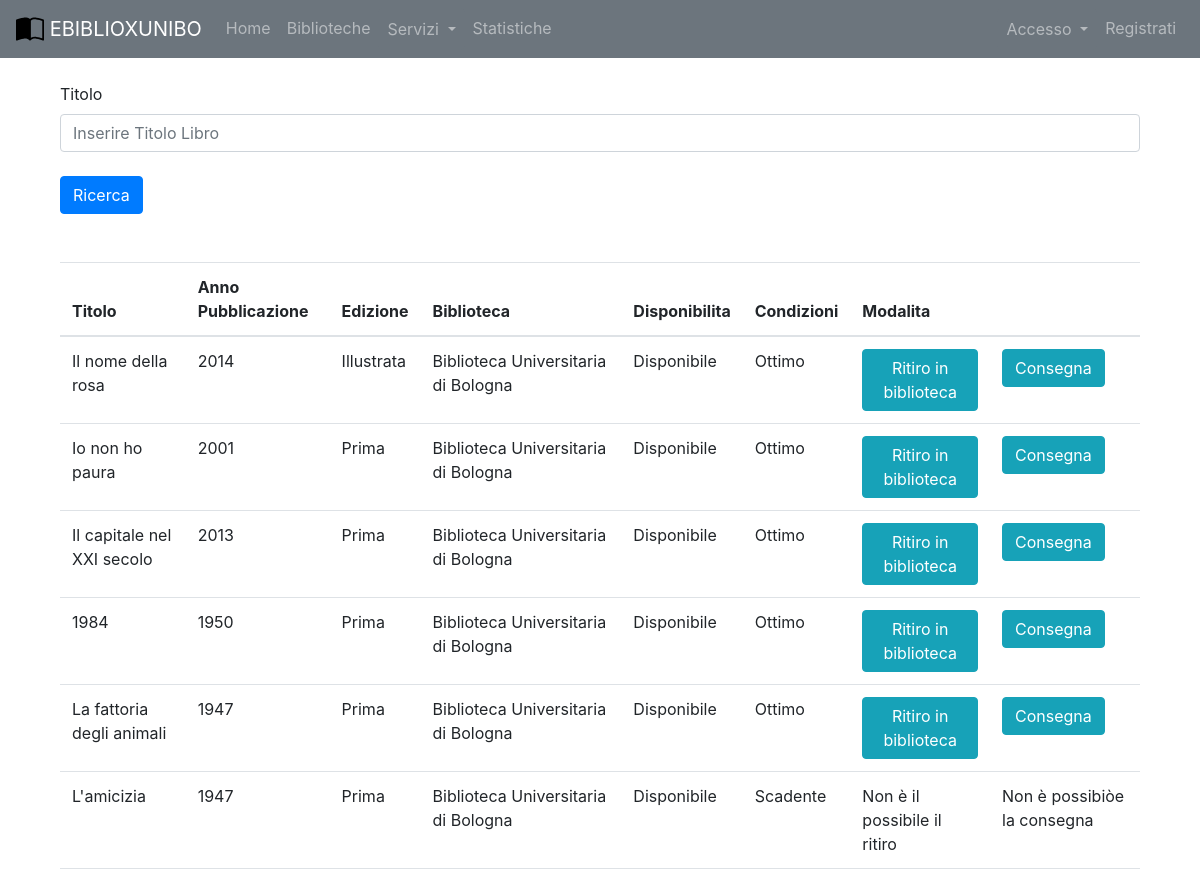
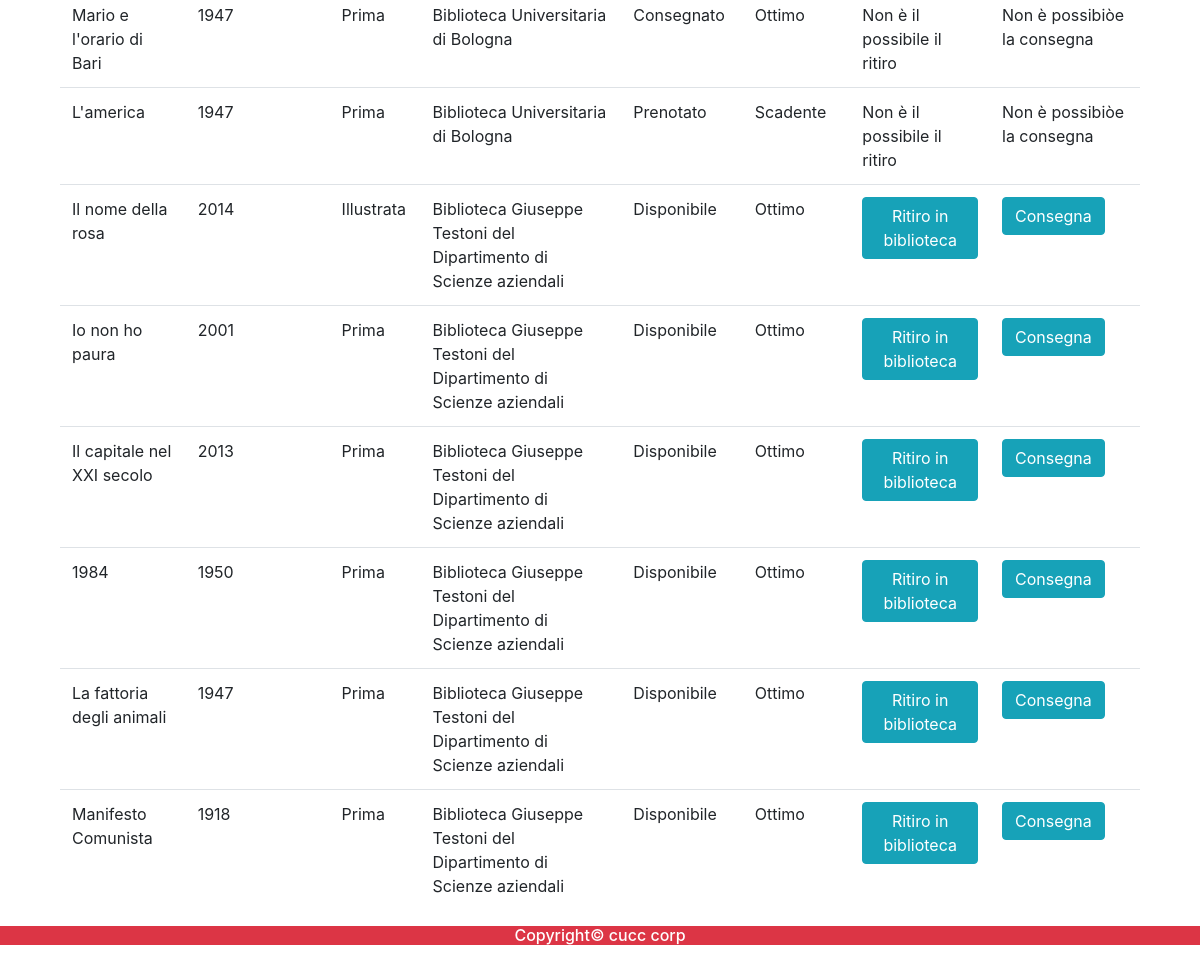
Screenshot of /libro.php with the database file from the repository (2 pictures, top to bottom).
### tables this page shows
create table CARTACEO(
    Codice int auto_increment primary key,
    Titolo varchar(255),
    Edizione varchar(255),
    Genere varchar(255),
    AnnoPubblicazione int,
    NumeroPagine int,
    StatoConservazione varchar(9) not null,
    StatoPrestito varchar(11) not null,
    Scaffale varchar(255) not null,
    Biblioteca varchar(255) not null,
    constraint valid_stato_conservazione check(StatoConservazione in ("Ottimo","Buono","Non Buono", "Scadente")),
    constraint valid_stato_prestito check(StatoPrestito in ("Disponibile","Prenotato","Consegnato")),
    foreign key (Biblioteca) references BIBLIOTECA(Nome) on delete cascade on update cascade
);

### includes/autoloader.inc.php (called while the page is built, shortened)
<?php
    function myAutoLoader($className){
        $path = "C:\\xampp\\htdocs\\Ebiblio\\controller\\";
        $extension = ".class.php";
        $fullPath = $path.$className.$extension;
    }
?>

### controller/dbh.class.php (called while the page is built)
<?php
    class Dbh {
        private static $dbInstance;
        private $db;
        public static function getInstance() {
            if(is_null(Dbh::$dbInstance)) {
                self::$dbInstance = new Dbh();
            }
            return self::$dbInstance;
        }
        private function __construct() {
            try {
                $this->db = new PDO(
                    'mysql:host=localhost;dbname=ebiblio;charset=utf8',
                    'root',
                    '1590');
                $this->db->setAttribute(PDO::ATTR_ERRMODE, PDO::ERRMODE_EXCEPTION);
                $this->db->setAttribute(PDO::ATTR_EMULATE_PREPARES, true);
            } catch (PDOException $pdo) {
                echo "No database found! Please run the database server to proceed!";
            }
        }
        public function getDb() {
            return $this->db;
        }
    }
?>

### controller/cartaceoController.class.php (called while the page is built, shortened)
<?php
    class CartaceoController{
        public function listUtil(){
            $query=" SELECT * from Cartaceo";
            $stmt = Dbh::getInstance()
            -> getDb()
            -> prepare($query);
            $stmt -> execute();
            return $stmt -> fetchAll(PDO::FETCH_ASSOC);
        }
    }
?>

### libro.php (the view, shortened to what this page needs)
<?php
require_once('/xampp/htdocs/ebiblio/main_partials/menu.php');
$cartaCon = new CartaceoController();
$carta_res = $cartaCon->listUtil();
?>
<div class="container" style="background-color: white;">
    <br>
    <div class="container">
        <form action="" method="POST">
            <div class="form-group">
                <div class="row">
                    <div class="col mb-2">
                        <label for="titoloId">Titolo</label>
                        <input type="text" class="form-control" name="Titolo" id="titoloId" aria-describedby="emailHelp" placeholder="Inserire Titolo Libro">
                    </div>
                </div>
            </div>
            <input type="submit" name="cartaform_submitted" class="btn btn-primary" value="Ricerca"></input>
        </form>
        <table class="table table-hover">
            <thead>
                <tr>
                    <th>Titolo</th>
                    <th>Anno Pubblicazione</th>
                    <th>Edizione</th>
                    <th>Biblioteca</th>
                    <th>Disponibilita</th>
                    <th>Condizioni</th>
                    <th>Modalita</th>
                    <th></th>
                </tr>
            </thead>
            <tbody>
                <?php
                if (isset($_POST['cartaform_submitted'])) {
                    $tit = trim($_POST['Titolo']);
                    if (ctype_space($tit) || $tit == '') {
                        echo "Titolo libro nullo";
                    } else {
                        $carta_like = $cartaCon->getLikeLibroUtil($tit);
                        if (count($carta_like) <= 0) {
                            echo "Nessun risultato corrispondente";
                        }
                        for ($i = 0; $i < count($carta_like); $i++) {
                            echo '<tr>';
                            echo '<td>' . $carta_like[$i]['Titolo'] . '</td>';
                            echo '<td>' . $carta_like[$i]['AnnoPubblicazione'] . '</td>';
                            echo '<td>'  . $carta_like[$i]['Edizione'] . '</td>';
                            echo '<td>'  . $carta_like[$i]['Biblioteca'] . '</td>';
                            echo '<td>'  . $carta_like[$i]['StatoPrestito'] . '</td>';
                            echo '<td>'  . $carta_like[$i]['StatoConservazione'] . '</td>';
                            if($carta_like[$i]['StatoPrestito'] != "Disponibile" || $carta_like[$i]['StatoConservazione'] == "Scadente"){
                                echo '<td>Non è il possibile il ritiro</td>';
                                echo '<td>Non è possibiòe la consegna</td>';
                            }
                            else{
                                echo '<td><a class="btn btn-info" role="button" href="http://localhost/ebiblio/libro_prenot/ritiroLibro.php?codLibro='.$carta_like[$i]['Codice'].'&ritiroLibro=true&Titolo='.$carta_like[$i]['Titolo'].'&nomeBiblio='.$carta_like[$i]['Biblioteca'].'"'.'>Ritiro in biblioteca</a></td>';
                                echo '<td><a class="btn btn-info" role="button" href="http://localhost/ebiblio/libro_prenot/consegnaLibro.php?codLibro='.$carta_like[$i]['Codice'].'&consegnaLibro=true&Titolo='.$carta_like[$i]['Titolo'].'&nomeBiblio='.$carta_like[$i]['Biblioteca'].'">Consegna</a></td>';
                            }
                            echo '</tr>';
                        }
                    }
                } else {
                    for ($i = 0; $i < count($carta_res); $i++) {
                        echo '<tr>';
                        echo '<td>' . $carta_res[$i]['Titolo'] . '</td>';
                        echo '<td>' . $carta_res[$i]['AnnoPubblicazione'] . '</td>';
                        echo '<td>'  . $carta_res[$i]['Edizione'] . '</td>';
                        echo '<td>'  . $carta_res[$i]['Biblioteca'] . '</td>';
                        echo '<td>'  . $carta_res[$i]['StatoPrestito'] . '</td>';
                        echo '<td>'  . $carta_res[$i]['StatoConservazione'] . '</td>';
                        if($carta_res[$i]['StatoPrestito'] != "Disponibile" || $carta_res[$i]['StatoConservazione'] == "Scadente"){
                            echo '<td>Non è il possibile il ritiro</td>';
                            echo '<td>Non è possibiòe la consegna</td>';
                        }
                        else{
                            echo '<td><a class="btn btn-info" role="button" href="http://localhost/ebiblio/libro_prenot/ritiroLibro.php?codLibro='.$carta_res[$i]['Codice'].'&ritiroLibro=true&Titolo='.$carta_res[$i]['Titolo'].'&nomeBiblio='.$carta_res[$i]['Biblioteca'].'"'.'>Ritiro in biblioteca</a></td>';
                            echo '<td><a class="btn btn-info" role="button" href="http://localhost/ebiblio/libro_prenot/consegnaLibro.php?codLibro='.$carta_res[$i]['Codice'].'&consegnaLibro=true&Titolo='.$carta_res[$i]['Titolo'].'&nomeBiblio='.$carta_res[$i]['Biblioteca'].'"'.'">Consegna</a></td>';
                        }
                        echo '</tr>';
                    }
                }
                ?>
            </tbody>
        </table>
    </div>
</div>
<?php
require_once('/xampp/htdocs/ebiblio/main_partials/footer.php');
?>

### main_partials/menu.php (shortened to what this page needs)
<?php
require_once('/xampp/htdocs/Ebiblio/includes/autoloader.inc.php');
?>
<!DOCTYPE html>
<html lang="en">
<head>
    <link rel="stylesheet" href="https://stackpath.bootstrapcdn.com/bootstrap/4.3.1/css/bootstrap.min.css">
    <link rel="stylesheet" href="https://maxcdn.bootstrapcdn.com/bootstrap/4.5.2/css/bootstrap.min.css">
    <link rel="stylesheet" href="https://unpkg.com/leaflet@1.7.1/dist/leaflet.css" />
    <link rel="stylesheet" href="http://code.jquery.com/ui/1.11.4/themes/smoothness/jquery-ui.css">
    <link rel="stylesheet" href="https://unpkg.com/leaflet@1.7.1/dist/leaflet.css" />
</head>
<body>
    <nav class="navbar navbar-expand-md navbar-dark bg-secondary">
        <a href="/ebiblio" class="navbar-brand">
            <img src="http:\ebiblio\images\book-half.svg" height="28">
            EBIBLIOXUNIBO
        </a>
        <div class="collapse navbar-collapse" id="navbarCollapse">
            <div class="navbar-nav">
                <a href="/ebiblio" class="nav-item nav-link">Home</a>
                <a href="/ebiblio/biblioteche.php" class="nav-item nav-link">Biblioteche</a>
                <div class="dropdown">
                    <button class="btn btn-secondary dropdown-toggle nav-item nav-link" type="button" id="dropdownMenuButton" data-toggle="dropdown" aria-haspopup="true" aria-expanded="false">
                        Servizi
                    </button>
                </div>
                <a href="#" class="nav-item nav-link">Statistiche</a>
            </div>
            <div class="navbar-nav ml-auto">
            <?php
            if(isset($_SESSION["email"])){
               echo"<a href='/ebiblio/logout.php' class='nav-item nav-link'>Logout</a></li>";
            }else{
               echo "<div class='dropdown'>
               <button class='btn btn-secondary dropdown-toggle nav-item nav-link' type='button' id='dropdownMenuButton' data-toggle='dropdown' aria-haspopup='true' aria-expanded='false'>
                   Accesso
               </button>
               <div class='dropdown-menu' aria-labelledby='dropdownMenuButton'>
                   <a class='dropdown-item' href='/ebiblio/accesso/acc_volo.php'>Volontario</a>
                   <a class='dropdown-item' href='/ebiblio/accesso/acc_amm.php'>Amministratore</a>
                   <a class='dropdown-item' href='/ebiblio/accesso/acc_utiliz.php'>Utilizzatore</a>
               </div>
           </div>";
               echo"<a href='/ebiblio/registrazione.php' class='nav-item nav-link'>Registrati</a>";
            }
            ?>
            </div>
        </div>
    </nav>

### main_partials/footer.php
<div class="container-fluid bg-danger text-white text-center">
        <h6>Copyright© cucc corp</h6>
</div>
</body>
</html>

### rows the page displays
cartaceo: Titolo "Il nome della rosa", AnnoPubblicazione "2014", Edizione "Illustrata", Biblioteca "Biblioteca Universitaria di Bologna", StatoPrestito "Disponibile", StatoConservazione "Ottimo"
cartaceo: Titolo "Io non ho paura", AnnoPubblicazione "2001", Edizione "Prima", Biblioteca "Biblioteca Universitaria di Bologna", StatoPrestito "Disponibile", StatoConservazione "Ottimo"
cartaceo: Titolo "Il capitale nel XXI secolo", AnnoPubblicazione "2013", Edizione "Prima", Biblioteca "Biblioteca Universitaria di Bologna", StatoPrestito "Disponibile", StatoConservazione "Ottimo"
cartaceo: Titolo "1984", AnnoPubblicazione "1950", Edizione "Prima", Biblioteca "Biblioteca Universitaria di Bologna", StatoPrestito "Disponibile", StatoConservazione "Ottimo"
cartaceo: Titolo "La fattoria degli animali", AnnoPubblicazione "1947", Edizione "Prima", Biblioteca "Biblioteca Universitaria di Bologna", StatoPrestito "Disponibile", StatoConservazione "Ottimo"
cartaceo: Titolo "L'amicizia", AnnoPubblicazione "1947", Edizione "Prima", Biblioteca "Biblioteca Universitaria di Bologna", StatoPrestito "Disponibile", StatoConservazione "Scadente", shows "Non è il possibile il ritiro"
cartaceo: Titolo "Mario e l'orario di Bari", AnnoPubblicazione "1947", Edizione "Prima", Biblioteca "Biblioteca Universitaria di Bologna", StatoPrestito "Consegnato", StatoConservazione "Ottimo", shows "Non è il possibile il ritiro"
cartaceo: Titolo "L'america", AnnoPubblicazione "1947", Edizione "Prima", Biblioteca "Biblioteca Universitaria di Bologna", StatoPrestito "Prenotato", StatoConservazione "Scadente", shows "Non è il possibile il ritiro"
cartaceo: Titolo "Il nome della rosa", AnnoPubblicazione "2014", Edizione "Illustrata", Biblioteca "Biblioteca Giuseppe Testoni del Dipartimento di Scienze aziendali", StatoPrestito "Disponibile", StatoConservazione "Ottimo"
cartaceo: Titolo "Io non ho paura", AnnoPubblicazione "2001", Edizione "Prima", Biblioteca "Biblioteca Giuseppe Testoni del Dipartimento di Scienze aziendali", StatoPrestito "Disponibile", StatoConservazione "Ottimo"
cartaceo: Titolo "Il capitale nel XXI secolo", AnnoPubblicazione "2013", Edizione "Prima", Biblioteca "Biblioteca Giuseppe Testoni del Dipartimento di Scienze aziendali", StatoPrestito "Disponibile", StatoConservazione "Ottimo"
cartaceo: Titolo "1984", AnnoPubblicazione "1950", Edizione "Prima", Biblioteca "Biblioteca Giuseppe Testoni del Dipartimento di Scienze aziendali", StatoPrestito "Disponibile", StatoConservazione "Ottimo"
cartaceo: Titolo "La fattoria degli animali", AnnoPubblicazione "1947", Edizione "Prima", Biblioteca "Biblioteca Giuseppe Testoni del Dipartimento di Scienze aziendali", StatoPrestito "Disponibile", StatoConservazione "Ottimo"
cartaceo: Titolo "Manifesto Comunista", AnnoPubblicazione "1918", Edizione "Prima", Biblioteca "Biblioteca Giuseppe Testoni del Dipartimento di Scienze aziendali", StatoPrestito "Disponibile", StatoConservazione "Ottimo"
